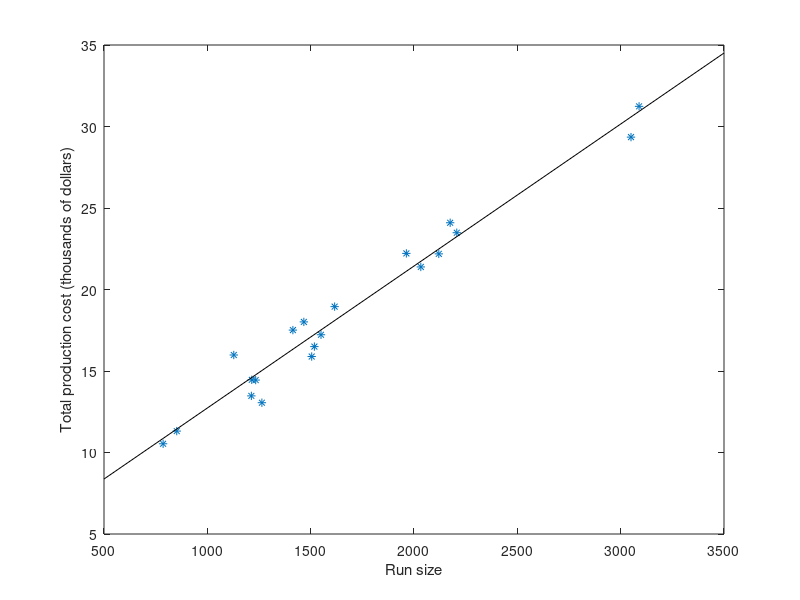

Here is the MATLAB script that generated this plot:
% Bradie: Section 5.8, Figure 5.19
% Update: 1 May 2017

clear; close all

% Data: x = run size, y = total cost
x = [1550;
     852;
     2120;
     1128;
     1518; 
     786;
     1505;
     1264;
     1963;
     1414;
     2175;
     1213;
     3050;
     1215;
     2207;
     1234;
     1616;
     3089;
     2033;
     1467;];

 y = [17224;
      11314;
      22186;
      15982;
      16497;
      10536;
      15888;
      13055;
      22215;
      17510;
      24095;
      13474;
      29349;
      14459;
      23483;
      14444;
      18949;
      31237;
      21384;
      18012;];
  
  
  plot(x, y/1000, '*')
  xlabel('Run size')
  ylabel('Total production cost (thousands of dollars)')
  
  %% linear fit via gradient approach
  n = length(x);
  xbar = sum(x)/n;
  ybar = sum(y)/n;
  
  b = (n*sum(x.*y) - sum(x)*sum(y))/(n*sum(x.*x) - sum(x)^2)
  a = ybar - b*xbar
  
  xhat = [500 3500];
  yhat = a + b*xhat;
  
  plot(x, y/1000, '*', xhat, yhat/1000, 'k')
  xlabel('Run size')
  ylabel('Total production cost (thousands of dollars)')
  
  % Alternate approach: use polyfit to find the degree 1 polynomial which
  % best fits the data.  Note that the coefficients are of the form 
  %
  %    u(1)x + u(2)
  %
  % so the overhead cost (above given as a) is u(2) and the price per unit
  % (above given as b) is u(1)
  
  u = polyfit(x, y, 1);
  u(1)
  u(2)
